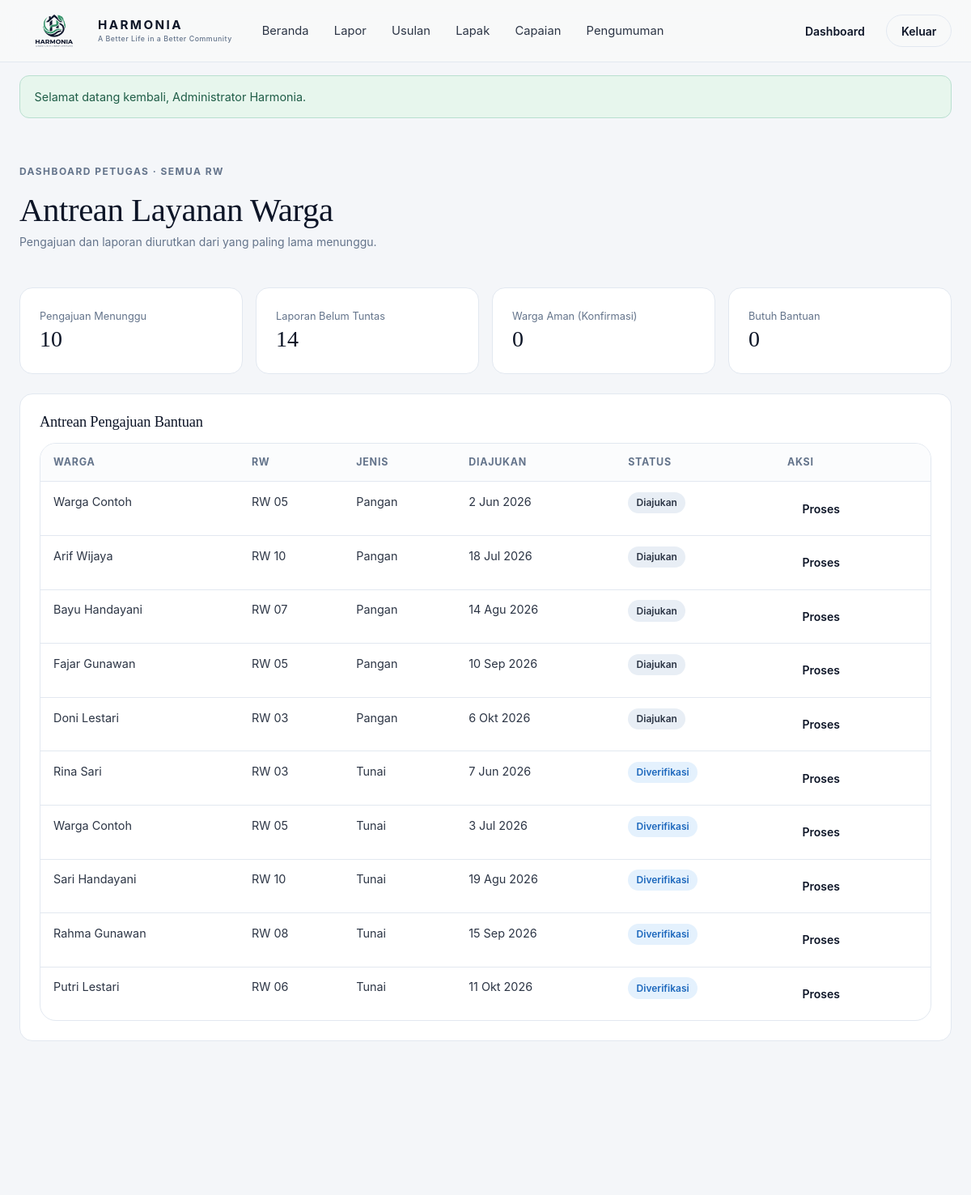
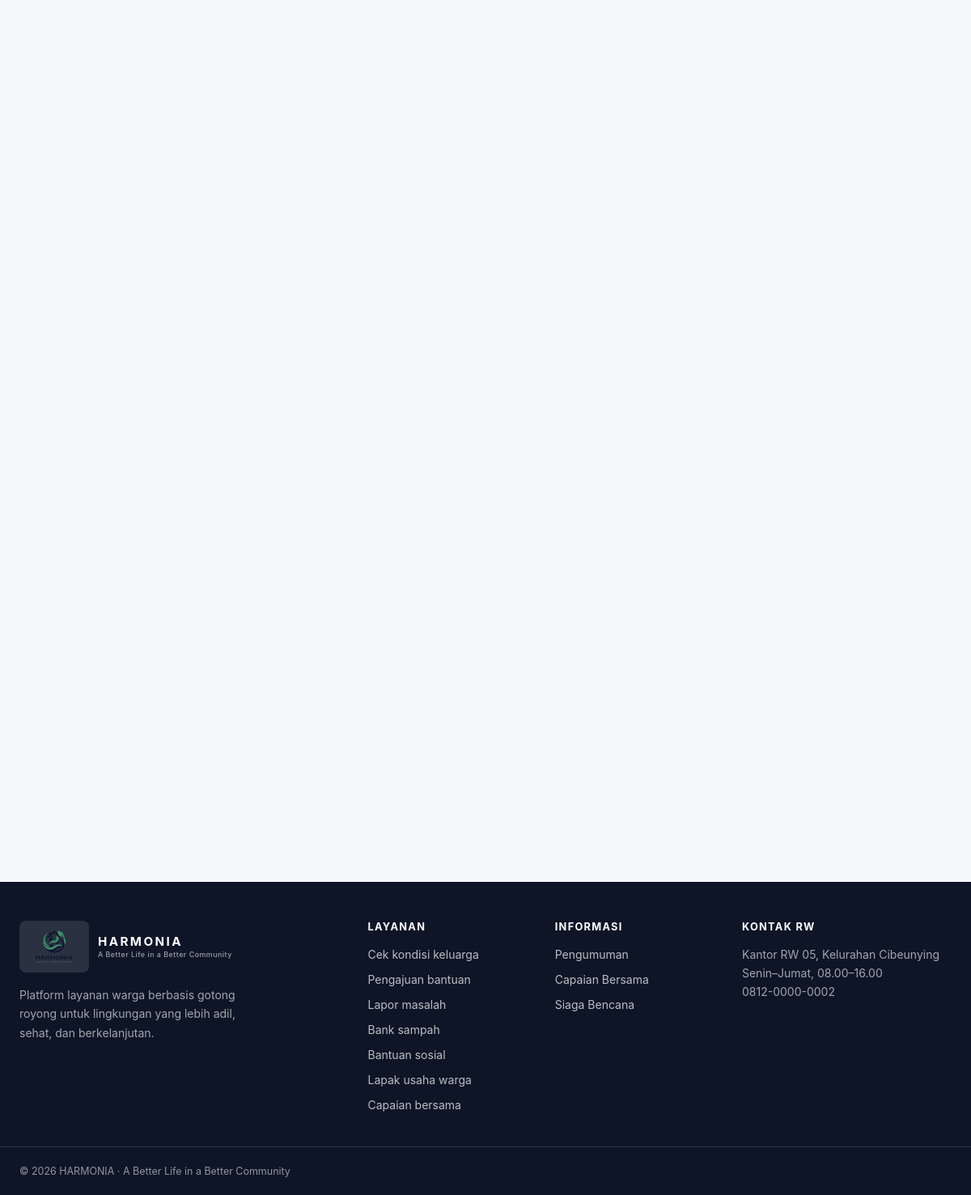
The page /dashboard/petugas.php (signed in) on the database its author committed (2 pictures, top to bottom).
### tables this page shows
CREATE TABLE aid_requests (
  id INT AUTO_INCREMENT PRIMARY KEY,
  user_id INT NOT NULL,
  check_id INT NULL,
  jenis ENUM('pangan','tunai','kesehatan','pendidikan') NOT NULL,
  alasan TEXT NOT NULL,
  status ENUM('diajukan','diverifikasi','disetujui','ditolak') NOT NULL DEFAULT 'diajukan',
  catatan_petugas TEXT NULL,
  processed_by INT NULL,
  created_at DATETIME DEFAULT CURRENT_TIMESTAMP,
  updated_at DATETIME DEFAULT CURRENT_TIMESTAMP ON UPDATE CURRENT_TIMESTAMP,
  FOREIGN KEY (user_id) REFERENCES users(id) ON DELETE CASCADE,
  FOREIGN KEY (check_id) REFERENCES family_checks(id) ON DELETE SET NULL,
  FOREIGN KEY (processed_by) REFERENCES users(id) ON DELETE SET NULL,
  INDEX idx_status (status)
);

CREATE TABLE users (
  id INT AUTO_INCREMENT PRIMARY KEY,
  nama VARCHAR(80) NOT NULL,
  email VARCHAR(100) NOT NULL UNIQUE,
  password_hash VARCHAR(255) NOT NULL,
  role ENUM('warga','petugas','admin') NOT NULL DEFAULT 'warga',
  rw_id INT NULL,
  no_hp VARCHAR(20) NULL,
  foto VARCHAR(120) NULL,
  created_at DATETIME DEFAULT CURRENT_TIMESTAMP,
  FOREIGN KEY (rw_id) REFERENCES rw(id) ON DELETE SET NULL
);

CREATE TABLE rw (
  id INT AUTO_INCREMENT PRIMARY KEY,
  nama VARCHAR(30) NOT NULL,
  kelurahan VARCHAR(60) NOT NULL,
  created_at DATETIME DEFAULT CURRENT_TIMESTAMP
);

### dashboard/petugas.php (the view, shortened to what this page needs)
<?php
require_once __DIR__ . '/../config/auth.php';
$sql = "SELECT a.*, us.nama AS warga, rw.nama AS rw
    FROM aid_requests a JOIN users us ON us.id = a.user_id LEFT JOIN rw ON rw.id = us.rw_id
    WHERE a.status IN ('diajukan','diverifikasi')";
$params = [];
$sql .= ' ORDER BY FIELD(a.status, "diajukan") DESC, a.created_at ASC LIMIT 20';
$st = $pdo->prepare($sql);
$st->execute($params);
$pengajuan = $st->fetchAll();
$sql = "SELECT r.*, rw.nama AS rw FROM reports r JOIN rw ON rw.id = r.rw_id
    WHERE r.status IN ('baru','diproses')";
$params = [];
$sql .= ' ORDER BY FIELD(r.status, "baru") DESC, r.created_at ASC LIMIT 20';
$st = $pdo->prepare($sql);
$st->execute($params);
$laporan = $st->fetchAll();
$sql = "SELECT s.status, COUNT(*) n FROM safety_checks s
    JOIN users us ON us.id = s.user_id
    WHERE s.id IN (SELECT MAX(id) FROM safety_checks
        WHERE created_at >= NOW() - INTERVAL 24 HOUR GROUP BY user_id)";
$params = [];
$sql .= ' GROUP BY s.status';
$st = $pdo->prepare($sql);
$st->execute($params);
$bantuan = $st->fetchAll(PDO::FETCH_KEY_PAIR);
$rwLabel = 'semua RW';
?>
<?php include ROOT_DIR . '/includes/header.php'; ?>
<section class="dash">
    <div class="container">
        <div class="dash__head">
            <div>
                <p class="eyebrow">Dashboard petugas · <?= e($rwLabel) ?></p>
                <h1>Antrean Layanan Warga</h1>
                <p class="small">Pengajuan dan laporan diurutkan dari yang paling lama menunggu.</p>
            </div>
        </div>
        <div class="stat-grid">
            <div class="stat"><span>Pengajuan Menunggu</span><b><?= count($pengajuan) ?></b></div>
            <div class="stat"><span>Laporan Belum Tuntas</span><b><?= count($laporan) ?></b></div>
            <div class="stat"><span>Warga Aman (Konfirmasi)</span><b><?= (int)($bantuan['aman'] ?? 0) ?></b></div>
            <div class="stat"><span>Butuh Bantuan</span><b><?php $n = (int)($bantuan['butuh_bantuan'] ?? 0); ?>
                <?php if (file_exists(ROOT_DIR . '/siaga/ringkasan.php')) : ?>
                    <a href="<?= BASE ?>/siaga/ringkasan.php"><?= $n ?></a>
                <?php else : ?>
                    <?= $n ?>
                <?php endif; ?>
            </b></div>
        </div>
        <div class="panel">
            <h3>Antrean Pengajuan Bantuan</h3>
            <?php if ($pengajuan) : ?>
                <div class="table-wrap">
                    <table class="data">
                        <thead><tr><th>Warga</th><th>RW</th><th>Jenis</th><th>Diajukan</th><th>Status</th><th>Aksi</th></tr></thead>
                        <tbody>
                        <?php foreach ($pengajuan as $a) : ?>
                            <tr>
                                <td><?= e($a['warga']) ?></td>
                                <td><?= e($a['rw'] ?? '-') ?></td>
                                <td><?= ucfirst(e($a['jenis'])) ?></td>
                                <td><?= tanggal($a['created_at']) ?></td>
                                <td><?= status_chip($a['status']) ?></td>
                                <td>
                                    <?php if (file_exists(ROOT_DIR . '/bantuan/detail.php')) : ?>
                                        <a class="btn btn--ghost btn--sm" href="<?= BASE ?>/bantuan/detail.php?id=<?= (int)$a['id'] ?>">Proses</a>
                                    <?php else : ?>
                                        <span class="small muted">Menunggu Modul</span>
                                    <?php endif; ?>
                                </td>
                            </tr>
                        <?php endforeach; ?>
                        </tbody>
                    </table>
                </div>
            <?php else : ?>
                <div class="empty"><b>Antrean Kosong</b>Tidak ada pengajuan yang menunggu.</div>
            <?php endif; ?>
        </div>
    </div>
</section>
<?php include ROOT_DIR . '/includes/footer.php'; ?>

### includes/helpers.php (shortened to what this page needs)
<?php
function e($v): string
{
    return htmlspecialchars((string)$v, ENT_QUOTES, 'UTF-8');
}
function tanggal(?string $dt, bool $dengan_jam = false): string
{
    $bulan = [1 => 'Jan', 'Feb', 'Mar', 'Apr', 'Mei', 'Jun', 'Jul', 'Agu', 'Sep', 'Okt', 'Nov', 'Des'];
    $t = strtotime($dt);
    return date('j', $t) . ' ' . $bulan[(int)date('n', $t)] . ' ' . date('Y', $t) . ($dengan_jam ? ' ' . date('H:i', $t) : '');
}
function status_chip(string $status): string
{
    $nada = match ($status) {
        'selesai', 'disetujui', 'tayang', 'tercapai', 'diteruskan', 'aman', 'dicairkan' => 'ok',
        'ditolak', 'butuh_bantuan', 'rentan' => 'warn',
        'diproses', 'diverifikasi', 'dipantau' => 'info',
        default => 'netral',
    };
    return '<span class="chip chip--' . $nada . '">' . e(STATUS_LABEL[$status] ?? $status) . '</span>';
}

### assets/css/style.css (style rules this page uses)
:root { --lime: #B8F53B; --lime-dark: #84cc16; --navy: #0D1527; --navy-hover: #16223D; --slate: #2C3545; --muted: #64748B; --bg: #F4F6F9; --hero: #E8EEF5; --border: #E2E8F0; --white: #fff; --sage: #E7F6ED; --sage-ink: #1B7A53; --sky: #E4F1FD; --sky-ink: #1D68BD; --peach: #FDEEE9; --peach-ink: #C8502B; --lavender: #EFEBF9; --lavender-ink: #6D32D8; --radius: 20px; --radius-sm: 12px; --shadow-soft: 0 16px 36px rgba(13, 21, 39, .06), 0 2px 6px rgba(13, 21, 39, .03); --shadow-lift: 0 24px 48px rgba(13, 21, 39, .12), 0 6px 14px rgba(13, 21, 39, .05); --serif: Georgia, "Times New Roman", Times, serif; --sans: -apple-system, BlinkMacSystemFont, "Segoe UI", Roboto, Helvetica, Arial, sans-serif; }
* { box-sizing: border-box; }
html { scroll-behavior: smooth; }
body { margin: 0; background: var(--bg); color: var(--slate); font: 400 1rem/1.65 var(--sans); -webkit-font-smoothing: antialiased; }
a { color: var(--navy); text-decoration: none; }
h1, h2, h3 { font-family: var(--serif); font-weight: 400; color: var(--navy); line-height: 1.18; margin: 0 0 .6rem; letter-spacing: -.01em; }
h1 { font-size: clamp(2.4rem, 5vw, 4rem); }
h3 { font-size: 1.25rem; }
p { margin: 0 0 1rem; color: var(--muted); }
.container { width: 100%; max-width: 1240px; margin: 0 auto; padding: 0 1.5rem; }
.eyebrow { font-size: .75rem; font-weight: 700; letter-spacing: .12em; text-transform: uppercase; color: var(--muted); margin: 0 0 .9rem; }
.small { font-size: .875rem; }
.btn { display: inline-flex; align-items: center; justify-content: center; gap: .5rem; min-height: 44px; padding: .75rem 1.5rem; border-radius: 9999px; border: 1px solid transparent; font: 600 .95rem var(--sans); cursor: pointer; transition: transform .18s ease, box-shadow .18s ease, background .18s ease, color .18s ease; }
.btn--ghost { background: transparent; color: var(--navy); }
.btn--sm { min-height: 40px; padding: .5rem 1.1rem; font-size: .875rem; }
.chip { display: inline-flex; align-items: center; gap: .35rem; padding: .2rem .65rem; border-radius: 9999px; font-size: .75rem; font-weight: 600; white-space: nowrap; }
.chip--netral { background: var(--hero); color: var(--slate); }
.chip--info { background: var(--sky); color: var(--sky-ink); }
.table-wrap { overflow-x: auto; border: 1px solid var(--border); border-radius: var(--radius); background: #fff; }
table.data { width: 100%; border-collapse: collapse; font-size: .9rem; }
table.data th, table.data td { padding: .8rem 1rem; text-align: left; border-top: 1px solid var(--border); vertical-align: top; }
table.data th { background: #fbfcfd; font-size: .78rem; text-transform: uppercase; letter-spacing: .06em; color: var(--muted); border-top: 0; }
.dash { padding: 2.5rem 0 4rem; }
.dash__head { display: flex; align-items: flex-end; justify-content: space-between; gap: 1.5rem; flex-wrap: wrap; margin-bottom: 1.75rem; }
.dash__head h1 { font-size: clamp(2rem, 3.4vw, 2.75rem); margin-bottom: .2rem; }
.stat-grid { display: grid; grid-template-columns: repeat(4, 1fr); gap: 1rem; margin-bottom: 1.5rem; }
.stat { background: #fff; border: 1px solid var(--border); border-radius: 16px; padding: 1.5rem; transition: border-color .15s; }
.stat span { font-size: .8rem; color: var(--muted); display: block; }
.stat b { font: 500 1.75rem/1.3 var(--serif); color: var(--navy); }
.panel { background: #fff; border: 1px solid var(--border); border-radius: 16px; padding: 1.5rem; }
.panel h3 { font-size: 1.15rem; margin-bottom: .9rem; }
.js .reveal { opacity: 0; transform: translateY(24px); transition: opacity .6s ease, transform .6s ease; }
.js .reveal.is-visible { opacity: 1; transform: none; }

### rows shown on the page
aid_requests: user.nama "Warga Contoh", rw.nama "RW 05", jenis "Pangan", created_at "2 Jun 2026", status "Diajukan"
aid_requests: user.nama "Arif Wijaya", rw.nama "RW 10", jenis "Pangan", created_at "18 Jul 2026", status "Diajukan"
aid_requests: user.nama "Bayu Handayani", rw.nama "RW 07", jenis "Pangan", created_at "14 Agu 2026", status "Diajukan"
aid_requests: user.nama "Fajar Gunawan", rw.nama "RW 05", jenis "Pangan", created_at "10 Sep 2026", status "Diajukan"
aid_requests: user.nama "Doni Lestari", rw.nama "RW 03", jenis "Pangan", created_at "6 Okt 2026", status "Diajukan"
aid_requests: user.nama "Rina Sari", rw.nama "RW 03", jenis "Tunai", created_at "7 Jun 2026", status "Diverifikasi"
aid_requests: user.nama "Warga Contoh", rw.nama "RW 05", jenis "Tunai", created_at "3 Jul 2026", status "Diverifikasi"
aid_requests: user.nama "Sari Handayani", rw.nama "RW 10", jenis "Tunai", created_at "19 Agu 2026", status "Diverifikasi"
aid_requests: user.nama "Rahma Gunawan", rw.nama "RW 08", jenis "Tunai", created_at "15 Sep 2026", status "Diverifikasi"
aid_requests: user.nama "Putri Lestari", rw.nama "RW 06", jenis "Tunai", created_at "11 Okt 2026", status "Diverifikasi"

### other values the page prints
$label "Beranda"
$label "Lapor"
$label "Usulan"
$label "Lapak"
$label "Capaian"
$label "Pengumuman"
$f['pesan'] "Selamat datang kembali, Administrator Harmonia."
$rwLabel "SEMUA RW"
count($pengajuan) "10"
count($laporan) "14"
$bantuan['aman'] "0"
$n "0"
$label "Cek kondisi keluarga"
$label "Pengajuan bantuan"
$label "Lapor masalah"
